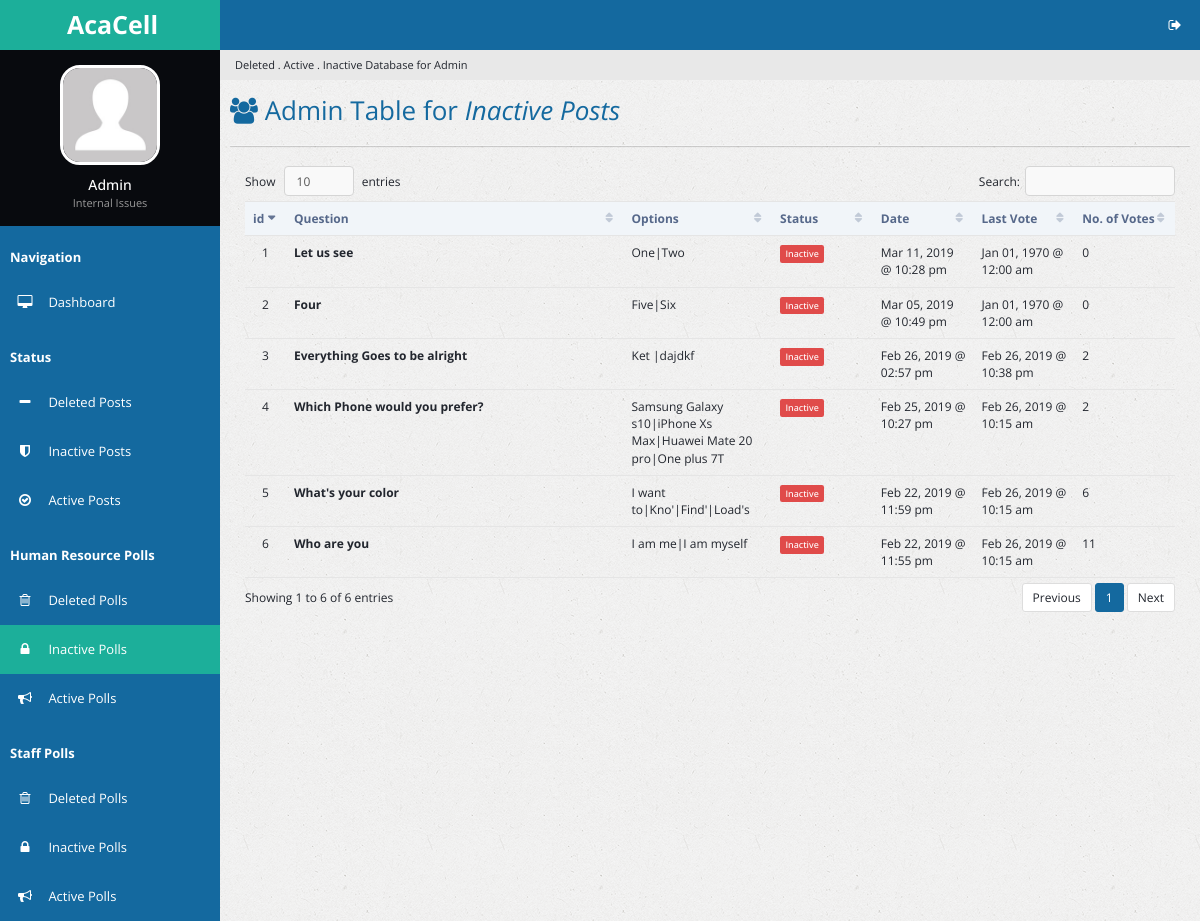
Page /inactpolls.php (signed in) on the committed database.
### tables this page shows
CREATE TABLE `poll` (
  `p_id` int(32) NOT NULL,
  `p_question` text NOT NULL,
  `date_created` double NOT NULL,
  `p_options` varchar(250) NOT NULL,
  `p_votes` varchar(250) NOT NULL DEFAULT '0',
  `p_number_options` tinyint(3) NOT NULL,
  `date_stop_display` double DEFAULT NULL,
  `p_voters` int(11) DEFAULT '0',
  `p_last_vote_date` double DEFAULT '0',
  `u_id` int(11) NOT NULL DEFAULT '0',
  `u_fname` varchar(64) NOT NULL DEFAULT 'HR',
  `table_type` varchar(16) NOT NULL DEFAULT 'poll'
);

### inactpolls.php (the view, shortened to what this page needs)
<?php
include 'handlers/dbcon.php';
$curr_time = time();
if (isset($_SESSION['loggedin']) && isset($_SESSION['adminpanel'])) {
?>
<!DOCTYPE html>
<html lang="en">
<head>
        <link rel="stylesheet" type="text/css" id="theme" href="css/theme-default.css"/>
    </head>
    <body>
        <div class="page-container">
            <div class="page-sidebar">
                <ul class="x-navigation">
                    <li class="xn-logo">
                        <a href="table-export.php"><b>AcaCell</b></a>
                    </li>
                    <li class="xn-profile">
                        <div class="profile">
                            <div class="profile-image">
                                <img src="assets/images/users/avatar.jpg" alt="John Doe"/>
                            </div>
                            <div class="profile-data">
                                <div class="profile-data-name">Admin</div>
                                <div class="profile-data-title">Internal Issues</div>
                            </div>
                        </div>
                    </li>
                   <li class="xn-title"><b>Navigation</b></li>
                    <li>
                        <a href="admin.php"><span class="fa fa-desktop" style="color: white;"></span> <span class="xn-text" style="color: white;">Dashboard</span></a>
                    </li>
                    <li class="xn-title"><b>Status</b></li>
                    <li>
                        <a href="delposts.php"><span class="fa fa-minus" style="color: white;"></span> <span class="xn-text" style="color: white;">Deleted Posts</span></a>
                    </li>
                    <li>
                        <a href="inactposts.php"><span class="fa fa-shield" style="color: white;"></span> <span class="xn-text" style="color: white;">Inactive Posts</span></a>
                    </li>
                    <li>
                        <a href="actposts.php"><span class="fa fa-check-circle-o" style="color: white;"></span> <span class="xn-text" style="color: white;">Active Posts</span></a>
                    </li>
                    <li class="xn-title"><b>Human Resource Polls</b></li>
                    <li>
                       <a href="delpolls.php"><span class="fa fa-trash-o" style="color: white;"></span> <span class="xn-text" style="color: white;">Deleted Polls</span></a>
                   </li>
                    <li  class="active">
                       <a href="inactpolls.php"><span class="fa fa-lock" style="color: white;"></span> <span class="xn-text" style="color: white;">Inactive Polls</span></a>
                   </li>
                   <li>
                       <a href="actpolls.php"><span class="fa fa-bullhorn" style="color: white;"></span> <span class="xn-text" style="color: white;">Active Polls</span></a>
                   </li>
                   <li class="xn-title"><b>Staff Polls</b></li>
                     <li>
                        <a href="staffdelpolls.php"><span class="fa fa-trash-o" style="color: white;"></span> <span class="xn-text" style="color: white;">Deleted Polls</span></a>
                    </li>
                     <li>
                        <a href="staffinactpolls.php"><span class="fa fa-lock" style="color: white;"></span> <span class="xn-text" style="color: white;">Inactive Polls</span></a>
                    </li>
                    <li>
                        <a href="staffactpolls.php"><span class="fa fa-bullhorn" style="color: white;"></span> <span class="xn-text" style="color: white;">Active Polls</span></a>
                    </li>
                  </ul>
            </div>
            <div class="page-content">
                <ul class="x-navigation x-navigation-horizontal x-navigation-panel">
                    <li class="xn-icon-button pull-right">
                        <a href="#" class="mb-control" data-box="#mb-signout"><span class="fa fa-sign-out"></span></a>
                    </li>
                </ul>
                    <ul class="breadcrumb">
                    <li class="active">Deleted . Active . Inactive Database for Admin</li>
                </ul>
                <div class="page-title">
                    <h2><span class="fa fa-users"></span> Admin Table for <i>Inactive Posts</b></i></h2>
                </div>
                <div class="page-content-wrap">
                    <div class="row">
                        <div class="col-md-12">
                            <div class="panel panel-default">
                                </div>
                                <div class="panel-body">
                                    <table id="customers2" class="table datatable">
                                        <thead>
                                          <tr>
                                            <th width="50">id</th>
                                            <th width="300">Question</th>
                                            <th width="100">Options</th>
                                            <th width="100">Status</th>
                                            <th width="100">Date</th>
                                            <th width="100">Last Vote</th>
                                            <th width="100">No. of Votes</th>
                                          </tr>
                                        </thead>
                                        <tbody>
                                          <?php
                                            $sql_delpolldisplay = "SELECT * FROM poll WHERE date_stop_display < $curr_time AND u_id = 0 ORDER BY date_created DESC";
                                            $success_delpolldisplay = mysqli_query($link, $sql_delpolldisplay);
                                            if ($success_delpolldisplay->num_rows > 0) {
                                              $i = 1;
                                              while($rows = $success_delpolldisplay->fetch_assoc()){
                                          ?>
                                                <tr id="trow<?php echo $rows['p_id']; ?>">
                                                  <td class="text-center"> <?php echo $i; ?> </td>
                                                  <td><strong><?php echo $rows['p_question']; ?></strong></td>
                                                  <td><?php echo $rows['p_options']; ?></td>
                                                  <td><?php echo "<span class='label label-danger'>Inactive</span>";?></td>
                                                  <td><?php echo date("M d, Y @ h:i a", $rows['date_created']); ?></td>
                                                  <td><?php echo date("M d, Y @ h:i a", $rows['p_last_vote_date']); ?></td>
                                                  <td><?php echo $rows['p_voters']; ?></td>
                                                </tr>
                                          <?php
                                            $i++;
                                                }
                                              }
                                          ?>
                                            </tbody>
                                    </table>
                                </div>
                            </div>
                        </div>
                    </div>
                </div>
            </div>
    </body>
</html>
<?php
}else {
  header('location:admin.php');
}
 ?>

### rows in the picture
poll: p_question "Let us see", p_options "One|Two", date_created "Mar 11, 2019 @ 10:28 pm", p_last_vote_date "Jan 01, 1970 @ 12:00 am", p_voters "0"
poll: p_question "Four", p_options "Five|Six", date_created "Mar 05, 2019 @ 10:49 pm", p_last_vote_date "Jan 01, 1970 @ 12:00 am", p_voters "0"
poll: p_question "Everything Goes to be alright", p_options "Ket |dajdkf", date_created "Feb 26, 2019 @ 02:57 pm", p_last_vote_date "Feb 26, 2019 @ 10:38 pm", p_voters "2"
poll: p_question "Which Phone would you prefer?", p_options "Samsung Galaxy s10|iPhone Xs Max|Huawei Mate 20 pro|One plus 7T", date_created "Feb 25, 2019 @ 10:27 pm", p_last_vote_date "Feb 26, 2019 @ 10:15 am", p_voters "2"
poll: p_question "What's your color", p_options "I want to|Kno'|Find'|Load's", date_created "Feb 22, 2019 @ 11:59 pm", p_last_vote_date "Feb 26, 2019 @ 10:15 am", p_voters "6"
poll: p_question "Who are you", p_options "I am me|I am myself", date_created "Feb 22, 2019 @ 11:55 pm", p_last_vote_date "Feb 26, 2019 @ 10:15 am", p_voters "11"
